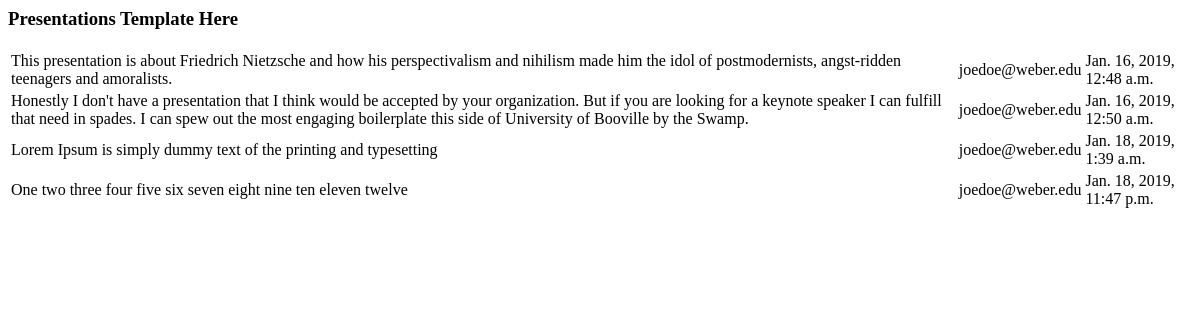
Before: /presentations/ with the older database file.
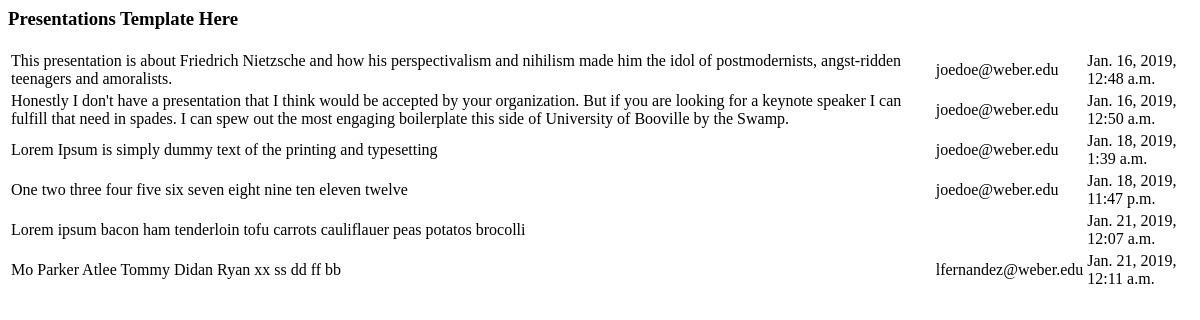
After: the same page with the newer database file.
### u2/models.py (models this page shows, shortened)
class Presentation(models.Model):
    description = models.TextField(max_length=4000)
    email = models.TextField(max_length=250)
    created_at = models.DateTimeField(auto_now_add=True)

### u2/views.py (the view)
# urls.py: path('presentations/', views.presentations, name='all_presentations'),
def presentations(request):
    presentation_list = Presentation.objects.all()
    return render(request, 'presentations.html', {'presentation_list': presentation_list})

### templates/presentations.html
<h3>Presentations Template Here</h3>
<table>
{% for presentation in presentation_list %}
  <tr>
    <td>{{ presentation.description }}</td>
    <td>{{ presentation.email }}</td>
    <td>{{ presentation.created_at }}</td>
  </tr>
{% endfor %}
</table>

Changed rows visible on the page:
added Presentation: description "Lorem ipsum bacon ham tenderloin tofu carrots cauliflauer peas potatos brocolli", created_at "Jan. 21, 2019, 12:07 a.m."
added Presentation: description "Mo Parker Atlee Tommy Didan Ryan xx ss dd ff bb", email "lfernandez@weber.edu", created_at "Jan. 21, 2019, 12:11 a.m."
